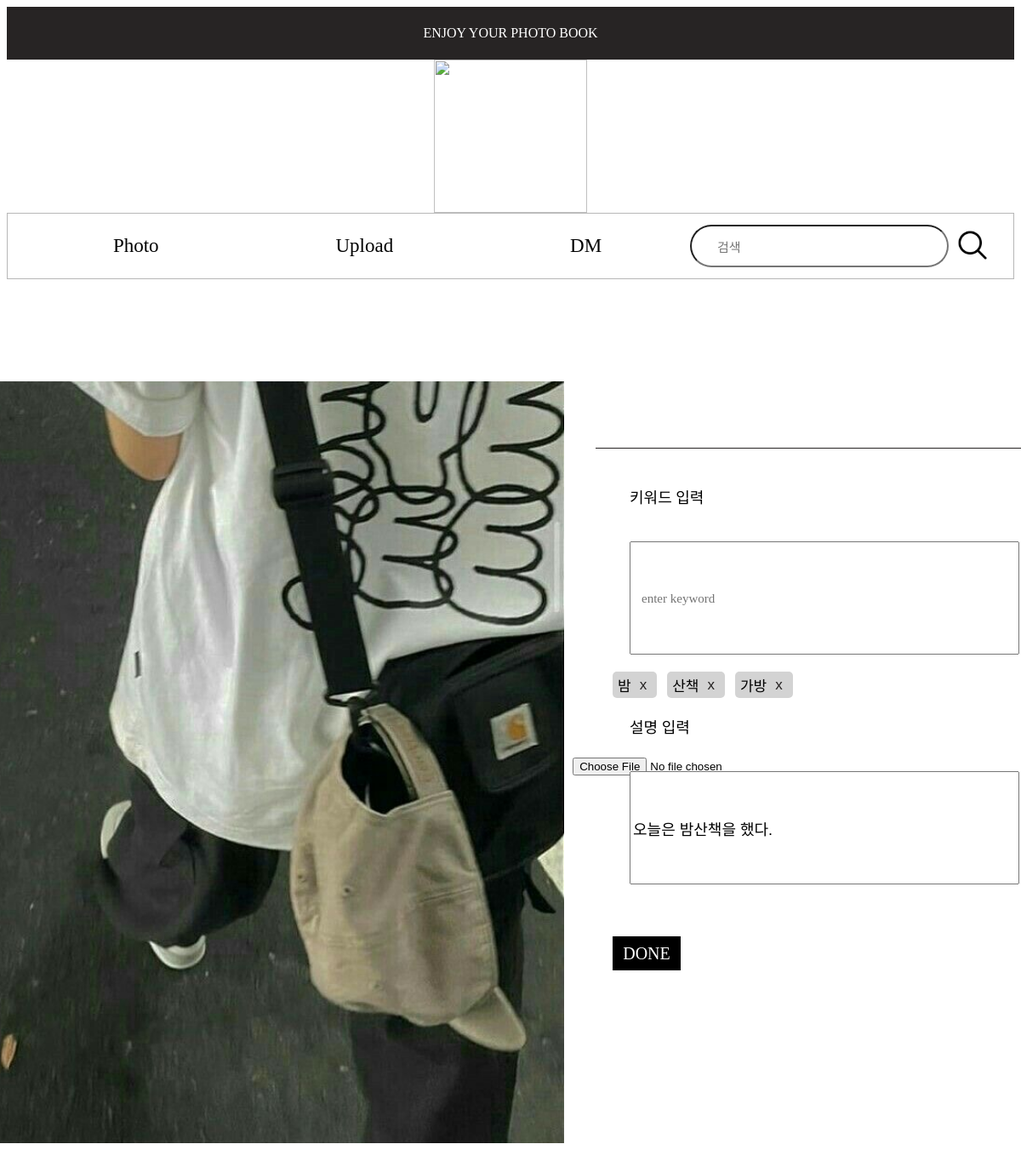
/photo_modify/2, run on the app's committed database.
### tables this page shows
CREATE TABLE photo_table (
    photo_ID INTEGER PRIMARY KEY AUTOINCREMENT,
    user_ID INTEGER NOT NULL,
    photo_img TEXT NOT NULL,
    photo_describ TEXT NOT NULL,
    FOREIGN KEY (user_ID) REFERENCES user_table(ID)
);

CREATE TABLE photo_keyword_table (
    keyword_ID INTEGER PRIMARY KEY AUTOINCREMENT,
    photo_ID INTEGER NOT NULL,
    keyword TEXT NOT NULL,
    FOREIGN KEY (photo_ID) REFERENCES photo_table(photo_ID)
);

### signup.py (the view)
@app.route('/photo_modify/<int:photo_id>', methods=['GET', 'POST'])
def modify_page(photo_id):
    if request.method == 'POST':
        description = request.form.get('description')
        keywords = json.loads(request.form.get('keywords'))
        photo_file = request.files.get('photo')
        with sqlite3.connect('photo_album.db') as con:
            cur = con.cursor()
            cur.execute('''
                UPDATE photo_table
                SET photo_describ = ?
                WHERE photo_ID = ?
            ''', (description, photo_id))
            if photo_file:
                photo_path = f'uploads/{photo_file.filename}'
                photo_file.save(f'static/{photo_path}')
                cur.execute('''
                    UPDATE photo_table
                    SET photo_img = ?
                    WHERE photo_ID = ?
                ''', (photo_path, photo_id))
            cur.execute('''
                DELETE FROM photo_keyword_table
                WHERE photo_ID = ?
            ''', (photo_id,))
            for keyword in keywords:
                cur.execute('''
                    INSERT INTO photo_keyword_table (photo_ID, keyword)
                    VALUES (?, ?)
                ''', (photo_id, keyword))
            con.commit()
        return jsonify(success=True)
    else:
        with sqlite3.connect('photo_album.db') as con:
            cur = con.cursor()
            cur.execute('''
                SELECT photo_img, photo_describ
                FROM photo_table
                WHERE photo_ID = ?
            ''', (photo_id,))
            photo = cur.fetchone()
            cur.execute('''
                SELECT keyword
                FROM photo_keyword_table
                WHERE photo_ID = ?
            ''', (photo_id,))
            keywords = cur.fetchall()
        keywords = [keyword[0] for keyword in keywords]
        return render_template('photo_modify.html',
                            photo_id=photo_id,
                            photo_img=photo[0],
                            description=photo[1],
                            keywords=keywords)

### templates/photo_modify.html (shortened to what this page needs)
<!DOCTYPE html>
<html>
<head>
    <link rel="stylesheet" href="{{ url_for('static', filename='photo_modify.css') }}" />
</head>
<body>
    <div id='top'>ENJOY YOUR PHOTO BOOK</div>
    <div id="camera_img_container">
        <img id='camera_img' src="{{ url_for('static', filename='assets/camera.png') }}">
    </div>
    <div id="container">
        <div id='topbar_container'>
            <div class="topbar_btn_container"><button class='topbar_btn' onclick="location.href='{{ url_for('mainpage') }}'">Photo</button></div>
            <div class="topbar_btn_container"><button class='topbar_btn' onclick="location.href='{{ url_for('photo_upload') }}'">Upload</button></div>
            <div class="topbar_btn_container"><button class='topbar_btn' onclick="location.href='{{ url_for('dm_list') }}'">DM</button></div>
            <div id="keyword_container">
                <form action="search_keyword" method="POST">
                    <input type="text" id="keyword" name="keyword" placeholder="검색">
                    <button id="search_btn"><img id='search_img' src="{{ url_for('static', filename='assets/search.png') }}"></button>
                </form>
            </div>
        </div>
        <div id="photo_container">
            <div class="photo">
                <form id="photoForm" method="POST" enctype="multipart/form-data" action="{{ url_for('modify_page', photo_id=photo_id) }}">
                    <div class="addImage" id="image-show">
                        <img src="{{ url_for('static', filename=photo_img) }}" style="width: 100%; height: 100%; object-fit: cover;">
                    </div>
                    <input type="file" id="fileInput" name="photo" accept="image/*" onchange="loadFile(this)">
                    <div id='photo_detail_container'>
                        <div class="photo_detail">
                            <p class="line"></p>
                            <div class="photo_text_container">
                                <p class="input_text">키워드 입력</p>
                                <input type="text" id="key" name="key" placeholder="enter keyword">
                                <div id="keywordList">
                                    {% for keyword in keywords %}
                                        <span class="keyword_box" id="existingKeyword">{{ keyword }}</span>
                                    {% endfor %}
                                </div>
                                <p class="input_text">설명 입력</p>
                                <input type="text" id="des" name="des" placeholder="enter description" value="{{ description }}">
                            </div>
                            <div id="button-container">
                                <button type="button" value="DONE" id="upload_btn" class="upload_btn">DONE</button>
                            </div>
                        </div>
                    </div>
                </form>
            </div>
        </div>
    </div>
</body>
</html>

### static/photo_modify.css (style rules this page uses)
body { font-family: 'Pretendard-Regular'; }
#top { display: flex; justify-content: center; align-items: center; background-color: #272424; color : #FFFFFF; height: 62px; }
#container { display: grid; grid-template-columns: repeat(3, 1fr); grid-template-rows: auto; gap: 0; }
#camera_img_container { display: flex; justify-content: center; align-items: center; }
#camera_img { width: 180px; height: 180px; }
#topbar_container { grid-column: 1/4; border-style: solid; border-color:#b7b7b7; border-width: 1px; display: flex; justify-content: center; align-items: center; height: 76px; padding: 0 20px; }
.topbar_btn_container { display: flex; justify-content: center; align-items: center; gap : 20px; flex-wrap: nowrap; flex-grow : 1; }
.topbar_btn { color:black; background-color: #FFFFFF; border:0px; font-size: 23px; font-family: 'Pretendard-Regular'; }
#keyword_container { margin-left: auto; display: flex; justify-content: flex-end; }
#search_btn { background-color: #FFFFFF; border:0px; }
#keyword { border-radius: 50px; width: 278px; height: 44px; font-size: 22px; padding-left: 20px; }
input::placeholder { display: flex; align-items: center; font-size: 20px; padding-left: 10px; font-family: 'Pretendard-Regular'; }
#search_img { width:44px; height: 44px; }
form { display: flex; align-items: center; justify-content: center; }
#photo_container { grid-row : 2/4; grid-column: 1/3; }
.photo { margin-top: 120px; display: flex; align-items: center; flex-direction: column; }
.addImage { width: 784px; height: 895px; background-color: lightgray; overflow: hidden; margin: 0px 10px 10px 0px; }
#photo_detail_container { position: absolute; right : 100px; top: 300px; width: 33.33%; height: 100%; }
.photo_detail { margin-top: 200px; display: flex; flex-direction: column; }
.line { position: absolute; top: 210px; left: 0; content: ""; background-color: #272424; height: 1px; width: 500px; }
.input_text { margin: 20px; display: flex; font-size: 18px; align-items: flex-start; }
.photo_text_container { margin-top: 30px; padding: 20px; display: flex; flex-direction: column; align-items: flex-start; width: auto; }
#key { margin: 20px; width: 450px; height: 127px; font-size: 18px; }
#des { margin: 20px; width: 450px; height: 127px; font-size: 18px; }
input::placeholder { font-size: 15px; font-family: 'Pretendard-Regular'; }
.upload_btn { display: block; position: absolute; top: 800px; right : 300px; font-size: 20px; background-color: black; color: white; text-align: center; align-items: center; border: 0; width: 80px; height: 40px; font-family: 'Pretendard-Regular'; }

### data on the page
photo_table: photo_img (picture), des "오늘은 밤산책을 했다."
photo_keyword_table: keyword "산책"
photo_keyword_table: keyword "가방"

### other printed values
{{ keyword }} "밤"
